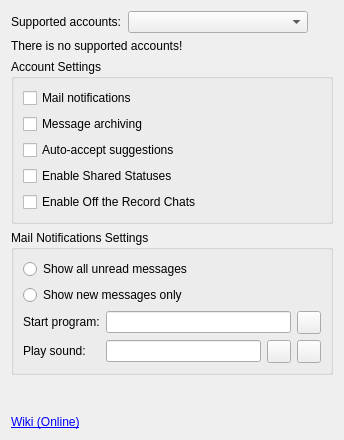
<?xml version="1.0" encoding="UTF-8"?>
<ui version="4.0">
 <class>Options</class>
 <widget class="QWidget" name="Options">
  <property name="geometry">
   <rect>
    <x>0</x>
    <y>0</y>
    <width>344</width>
    <height>440</height>
   </rect>
  </property>
  <property name="windowTitle">
   <string>Form</string>
  </property>
  <layout class="QVBoxLayout" name="verticalLayout_3">
   <item>
    <layout class="QHBoxLayout" name="horizontalLayout">
     <item>
      <widget class="QLabel" name="label">
       <property name="text">
        <string>Supported accounts:</string>
       </property>
      </widget>
     </item>
     <item>
      <widget class="QComboBox" name="cb_accounts">
       <property name="minimumSize">
        <size>
         <width>180</width>
         <height>0</height>
        </size>
       </property>
      </widget>
     </item>
     <item>
      <spacer name="horizontalSpacer">
       <property name="orientation">
        <enum>Qt::Horizontal</enum>
       </property>
       <property name="sizeHint" stdset="0">
        <size>
         <width>40</width>
         <height>20</height>
        </size>
       </property>
      </spacer>
     </item>
    </layout>
   </item>
   <item>
    <widget class="QLabel" name="lb_error">
     <property name="text">
      <string>There is no supported accounts!</string>
     </property>
    </widget>
   </item>
   <item>
    <widget class="QGroupBox" name="gb_settings">
     <property name="toolTip">
      <string/>
     </property>
     <property name="title">
      <string>Account Settings</string>
     </property>
     <layout class="QVBoxLayout" name="verticalLayout">
      <item>
       <widget class="QCheckBox" name="cb_mail">
        <property name="toolTip">
         <string> If set to &quot;true&quot;, the server will send
 notifications of unread email.</string>
        </property>
        <property name="text">
         <string>Mail notifications</string>
        </property>
       </widget>
      </item>
      <item>
       <widget class="QCheckBox" name="cb_archiving">
        <property name="toolTip">
         <string> If set to &quot;true&quot;, the server will save
 Google Talk chats on the server;
 if set to &quot;false&quot;, no conversations
 will be logged.</string>
        </property>
        <property name="text">
         <string>Message archiving</string>
        </property>
       </widget>
      </item>
      <item>
       <widget class="QCheckBox" name="cb_suggestions">
        <property name="toolTip">
         <string> If set to &quot;true&quot;, the server will
 automatically add people emailed
 often to the user's roster.</string>
        </property>
        <property name="text">
         <string>Auto-accept suggestions</string>
        </property>
       </widget>
      </item>
      <item>
       <widget class="QCheckBox" name="cb_shared_statuses">
        <property name="toolTip">
         <string> Enable multiple applications signed in
 as the same user to report the same
 status message. </string>
        </property>
        <property name="text">
         <string>Enable Shared Statuses</string>
        </property>
       </widget>
      </item>
      <item>
       <widget class="QCheckBox" name="cb_nosave">
        <property name="toolTip">
         <string> Google Talk server disables server-side
 logging of individual conversations and
 sends notifications.
 Enable &quot;Message archiving&quot; option for use!</string>
        </property>
        <property name="text">
         <string>Enable Off the Record Chats</string>
        </property>
       </widget>
      </item>
     </layout>
    </widget>
   </item>
   <item>
    <widget class="QGroupBox" name="gb_mail_settings">
     <property name="toolTip">
      <string> Enable &quot;Mail notifications&quot; option!</string>
     </property>
     <property name="title">
      <string>Mail Notifications Settings</string>
     </property>
     <layout class="QVBoxLayout" name="verticalLayout_2">
      <item>
       <widget class="QRadioButton" name="rb_all_messages">
        <property name="text">
         <string>Show all unread messages</string>
        </property>
       </widget>
      </item>
      <item>
       <widget class="QRadioButton" name="rb_new_messages">
        <property name="text">
         <string>Show new messages only</string>
        </property>
       </widget>
      </item>
      <item>
       <layout class="QGridLayout" name="gridLayout" columnstretch="0,2,0,0,0">
        <item row="0" column="0">
         <widget class="QLabel" name="label_3">
          <property name="sizePolicy">
           <sizepolicy hsizetype="Preferred" vsizetype="Fixed">
            <horstretch>0</horstretch>
            <verstretch>0</verstretch>
           </sizepolicy>
          </property>
          <property name="text">
           <string>Start program:</string>
          </property>
         </widget>
        </item>
        <item row="2" column="0">
         <widget class="QLabel" name="label_2">
          <property name="sizePolicy">
           <sizepolicy hsizetype="Preferred" vsizetype="Fixed">
            <horstretch>0</horstretch>
            <verstretch>0</verstretch>
           </sizepolicy>
          </property>
          <property name="text">
           <string>Play sound:</string>
          </property>
         </widget>
        </item>
        <item row="2" column="1" colspan="2">
         <widget class="QLineEdit" name="le_sound"/>
        </item>
        <item row="2" column="3">
         <widget class="QToolButton" name="tb_open">
          <property name="text">
           <string/>
          </property>
         </widget>
        </item>
        <item row="2" column="4">
         <widget class="QToolButton" name="tb_check">
          <property name="text">
           <string/>
          </property>
         </widget>
        </item>
        <item row="0" column="1" colspan="3">
         <widget class="QLineEdit" name="le_program"/>
        </item>
        <item row="0" column="4">
         <widget class="QToolButton" name="tb_open_prog">
          <property name="text">
           <string/>
          </property>
         </widget>
        </item>
       </layout>
      </item>
     </layout>
    </widget>
   </item>
   <item>
    <spacer name="verticalSpacer">
     <property name="orientation">
      <enum>Qt::Vertical</enum>
     </property>
     <property name="sizeHint" stdset="0">
      <size>
       <width>20</width>
       <height>40</height>
      </size>
     </property>
    </spacer>
   </item>
   <item>
    <widget class="QLabel" name="lb_wiki">
     <property name="text">
      <string>&lt;a href=&quot;https://psi-plus.com/wiki/plugins#gmail_service_plugin&quot;&gt;Wiki (Online)&lt;/a&gt;</string>
     </property>
     <property name="openExternalLinks">
      <bool>true</bool>
     </property>
    </widget>
   </item>
  </layout>
 </widget>
 <resources/>
 <connections>
  <connection>
   <sender>cb_mail</sender>
   <signal>toggled(bool)</signal>
   <receiver>gb_mail_settings</receiver>
   <slot>setEnabled(bool)</slot>
   <hints>
    <hint type="sourcelabel">
     <x>191</x>
     <y>79</y>
    </hint>
    <hint type="destinationlabel">
     <x>187</x>
     <y>206</y>
    </hint>
   </hints>
  </connection>
  <connection>
   <sender>cb_archiving</sender>
   <signal>toggled(bool)</signal>
   <receiver>cb_nosave</receiver>
   <slot>setEnabled(bool)</slot>
   <hints>
    <hint type="sourcelabel">
     <x>120</x>
     <y>122</y>
    </hint>
    <hint type="destinationlabel">
     <x>120</x>
     <y>189</y>
    </hint>
   </hints>
  </connection>
 </connections>
</ui>
